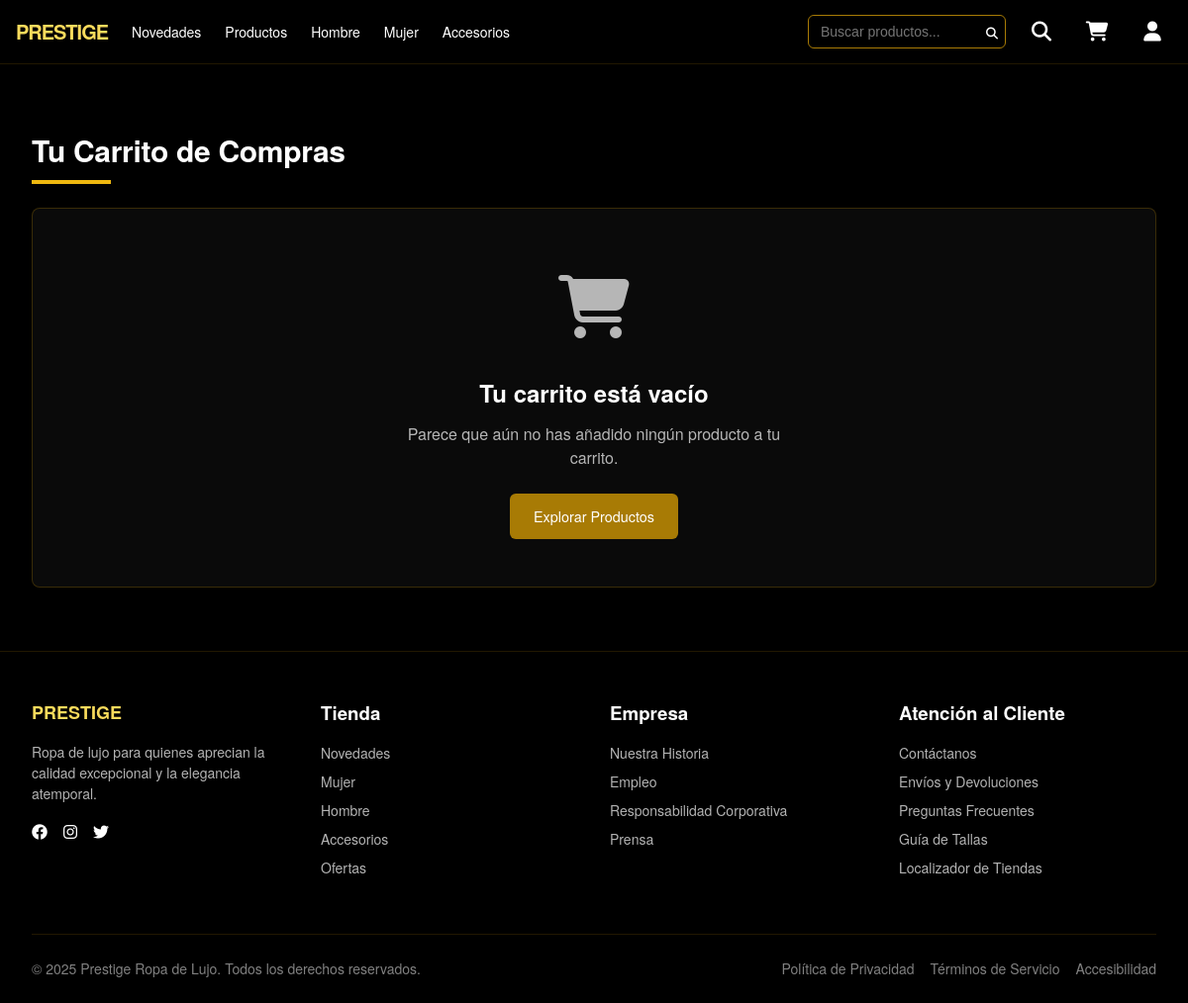
Page /store/cart/ (signed in) on the earlier database version.
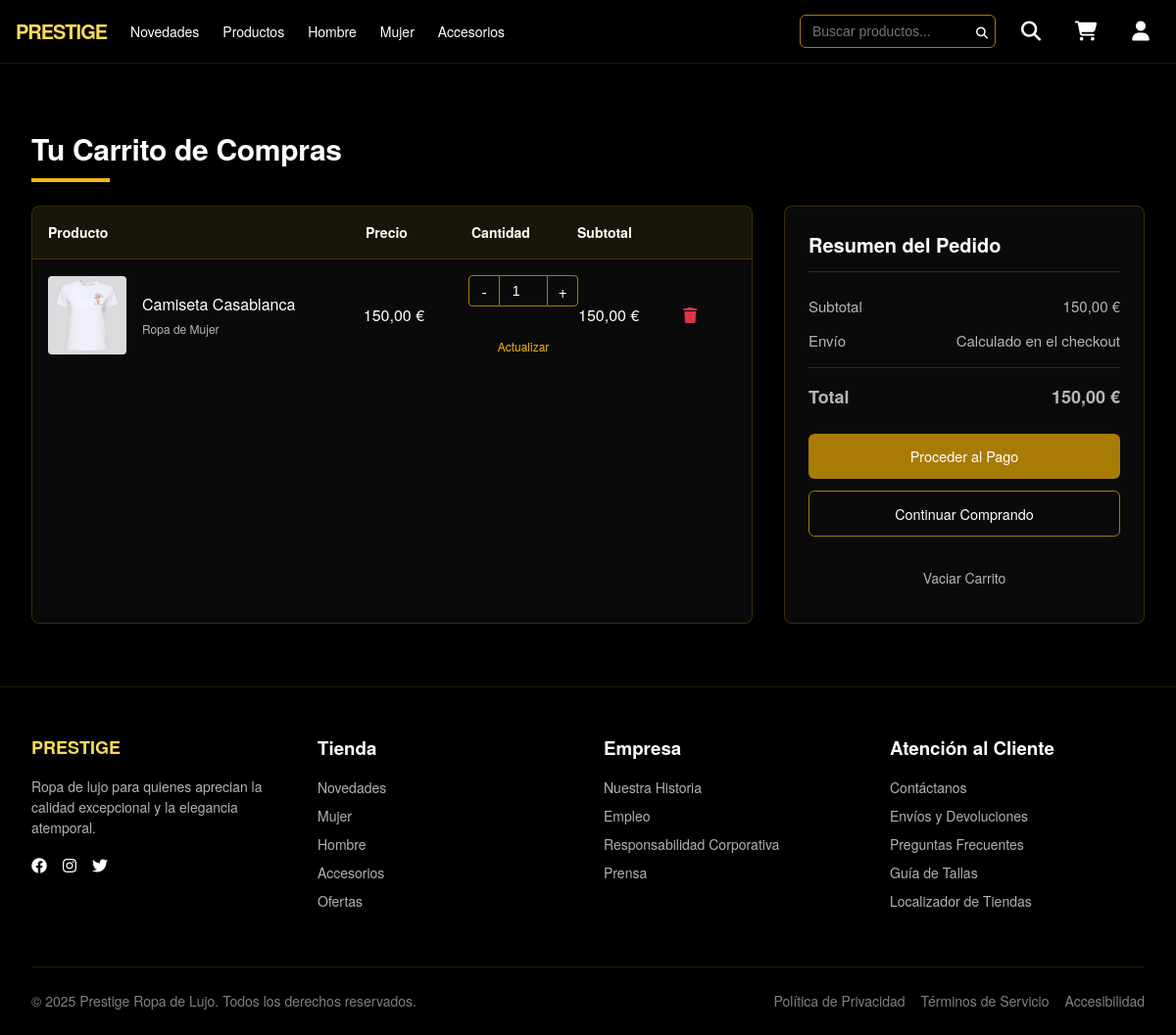
Same page on the later database version.
### store/models.py (models this page shows, shortened)
class CartItem(models.Model):
    cart = models.ForeignKey(ShoppingCart, on_delete=models.CASCADE, related_name='items')
    product = models.ForeignKey(Product, on_delete=models.CASCADE)
    quantity = models.PositiveIntegerField(default=1)
    class Meta:
        unique_together = ('cart', 'product')

class Product(models.Model):
    product_id = models.PositiveIntegerField(unique=True, editable=False)
    name = models.CharField(max_length=200)
    price = models.DecimalField(max_digits=10, decimal_places=2)
    description = models.TextField()
    category = models.CharField(max_length=100)
    stock = models.PositiveIntegerField(default=0)
    image = models.ImageField(upload_to='products/', null=True, blank=True)

### store/views.py (the view)
# urls.py: path('cart/', views.CartView.as_view(), name='cart'),
class CartView(LoginRequiredMixin, TemplateView):
    template_name = 'cart/cart.html'
    def get_context_data(self, **kwargs):
        context = super().get_context_data(**kwargs)
        cart, created = ShoppingCart.objects.get_or_create(user=self.request.user)
        cart_items = CartItem.objects.filter(cart=cart).select_related('product')
        total = sum(item.product.price * item.quantity for item in cart_items)
        context['cart'] = cart
        context['cart_items'] = cart_items
        context['total'] = total
        return context

### store/context_processors.py (called while the page is built)
def weather_info(request):
    city = request.session.get('weather_city', 'Medellin')
    weather = get_weather(city)
    return {'weather': weather}

### store/templatetags/custom_filters.py (called while the page is built)
@register.filter
def mul(value, arg):
    try:
        return float(value) * float(arg)
    except (ValueError, TypeError):
        return 0

### store/weather.py (called while the page is built)
def get_weather(city="Medellin"):
    api_key = settings.WEATHER_API_KEY
    url = f"https://api.openweathermap.org/data/2.5/weather?q={city}&appid={api_key}&units=metric&lang=es"
    try:
        response = requests.get(url)
        response.raise_for_status()
        data = response.json()
        weather_info = {
            'city': data['name'],
            'country': data['sys']['country'],
            'temperature': round(data['main']['temp']),
            'description': data['weather'][0]['description'],
            'icon': data['weather'][0]['icon'],
            'icon_url': f"http://openweathermap.org/img/wn/{data['weather'][0]['icon']}@2x.png"
        }
        return weather_info
    except Exception as e:
        print(f"Error al obtener el clima: {e}")
        return None

### store/templates/cart/cart.html (shortened to what the changed rows need)
{% extends 'pages/base.html' %}
{% load static %}
{% load custom_filters %}
{% block content %}
<section class="cart-section">
    <div class="container">
        <h1 class="section-title">Tu Carrito de Compras</h1>
        {% if cart_items %}
        <div class="cart-container">
            <div class="cart-items">
                <div class="cart-header">
                    <div class="cart-header-item product-col">Producto</div>
                    <div class="cart-header-item price-col">Precio</div>
                    <div class="cart-header-item quantity-col">Cantidad</div>
                    <div class="cart-header-item subtotal-col">Subtotal</div>
                    <div class="cart-header-item actions-col"></div>
                </div>
                {% for item in cart_items %}
                <div class="cart-item">
                    <div class="product-col">
                        <div class="cart-product">
                            <div class="cart-product-image">
                                <img src="{% if item.product.image %}{{ item.product.image.url }}{% else %}{% static 'img/producto-default.jpg' %}{% endif %}" alt="{{ item.product.name }}">
                            </div>
                            <div class="cart-product-info">
                                <h3 class="cart-product-name">{{ item.product.name }}</h3>
                                <div class="cart-product-category">{{ item.product.category }}</div>
                            </div>
                        </div>
                    </div>
                    <div class="price-col">{{ item.product.price }} €</div>
                    <div class="quantity-col">
                        <form method="post" action="{% url 'cart_update' %}" class="cart-quantity-form">
                            <div class="quantity-control">
                                <button type="button" class="quantity-btn minus" data-action="decrease">-</button>
                                <input type="number" name="quantity" value="{{ item.quantity }}" min="1" max="{{ item.product.stock }}" class="quantity-field">
                                <button type="button" class="quantity-btn plus" data-action="increase">+</button>
                            </div>
                            <button type="submit" class="update-btn">Actualizar</button>
                        </form>
                    </div>
                    <div class="subtotal-col">{{ item.product.price|mul:item.quantity|floatformat:2 }} €</div>
                    <div class="actions-col">
                        <form method="post" action="{% url 'cart_remove' %}">
                            <button type="submit" class="remove-btn">
                                <i class="fas fa-trash"></i>
                            </button>
                        </form>
                    </div>
                </div>
                {% endfor %}
            </div>
            <div class="cart-summary">
                <h2 class="summary-title">Resumen del Pedido</h2>
                <div class="summary-row">
                    <span>Subtotal</span>
                    <span>{{ total }} €</span>
                </div>
                <div class="summary-row">
                    <span>Envío</span>
                    <span>Calculado en el checkout</span>
                </div>
                <div class="summary-row total-row">
                    <span>Total</span>
                    <span>{{ total }} €</span>
                </div>
                <div class="summary-actions">
                    <a href="{% url 'checkout' %}" class="btn btn-primary btn-block">Proceder al Pago</a>
                    <a href="{% url 'products' %}" class="btn btn-outline btn-block">Continuar Comprando</a>
                    <div class="summary-actions-separator">
                        <form method="post" action="{% url 'cart_clear' %}">
                            <button type="submit" class="btn btn-text">Vaciar Carrito</button>
                        </form>
                    </div>
                </div>
            </div>
        </div>
        {% else %}
        <div class="empty-cart">
            <div class="empty-cart-icon">
                <i class="fas fa-shopping-cart"></i>
            </div>
            <h2>Tu carrito está vacío</h2>
            <p>Parece que aún no has añadido ningún producto a tu carrito.</p>
            <a href="{% url 'products' %}" class="btn btn-primary">Explorar Productos</a>
        </div>
        {% endif %}
    </div>
</section>
{% endblock %}

Differences in the rows shown:
added CartItem: product.image (picture), product.name "Camiseta Casablanca", product.category "Ropa de Mujer", product.price "150,00", quantity "1", product.price|mul "150,00"
Other differences:
{{ total }}: (not shown) → "150,00"
text no longer shown: "Tu carrito está vacío Parece que aún no has añadido ningún producto a tu carrito. Explorar Productos"
text now shown: "Producto Precio Cantidad Subtotal Resumen del Pedido Subtotal € Envío Calculado en el checkout Total € Proceder al Pago Continuar Comprando Vaciar Carrito"
